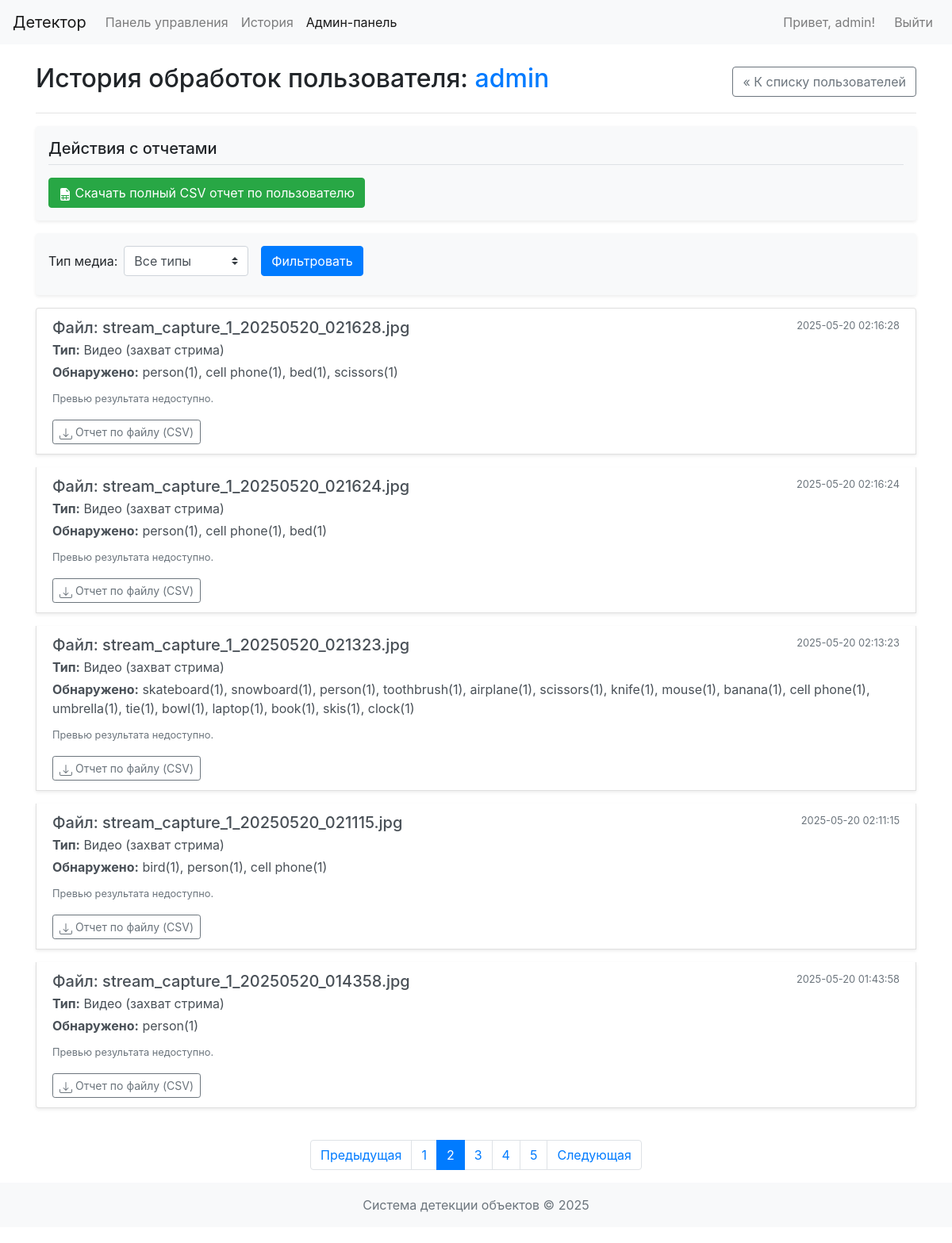
The page /admin/user_history/1?page=2 (signed in) on the database its author committed.
### app/models.py (models this page shows, shortened)
class User(db.Model):
    __tablename__ = 'users'
    id = db.Column(db.Integer, primary_key=True)
    username = db.Column(db.String(80), unique=True, nullable=False)
    password_hash = db.Column(db.String(128), nullable=False)
    created_at = db.Column(db.DateTime, nullable=False, default=datetime.utcnow)
    is_admin = db.Column(db.Boolean, nullable=False, default=False)
    media_files = db.relationship('Media', backref='uploader', lazy=True)
    logs = db.relationship('Log', backref='user_event', lazy=True)

class Media(db.Model):
    __tablename__ = 'media'
    id = db.Column(db.Integer, primary_key=True)
    filename = db.Column(db.String(200), nullable=False) # Original uploaded name or generated stream video name
    file_path = db.Column(db.String(300), nullable=False) # Path to the primary file (original or stream video)
    upload_time = db.Column(db.DateTime, nullable=False, default=datetime.utcnow)
    media_type = db.Column(db.String(50), nullable=False) # 'image', 'video' (uploaded), 'stream_capture' (now a video)
    user_id = db.Column(db.Integer, db.ForeignKey('users.id'), nullable=False)
    detections = db.relationship('Detection', backref='media_source', lazy=True, cascade="all, delete-orphan")
    @property
    def media_type_rus(self):
        if self.media_type == 'image':
            return 'Изображение'
        elif self.media_type == 'video': # Uploaded video, processed into another video
            return 'Видео (загруженное)'
        elif self.media_type == 'stream_capture': # Live stream recorded as video
            return 'Видео (захват стрима)'
        return self.media_type

### app/routes.py (the view, shortened to what this page needs)
@main_bp.route('/admin/user_history/<int:user_id>')
@admin_required
def admin_user_history(user_id):
    target_user = User.query.get_or_404(user_id)
    page = request.args.get('page', 1, type=int);
    user_media_q = Media.query.filter_by(user_id=target_user.id)
    media_type_f = request.args.get('media_type')
    if media_type_f: user_media_q = user_media_q.filter(Media.media_type == media_type_f)
    pagination = user_media_q.order_by(Media.upload_time.desc()).paginate(page=page, per_page=5, error_out=False)
    items = []  # Копируем логику из history_page
    for m_item in pagination.items:
        summary = {};
        preview_img = None;
        assoc_vid = None
        if m_item.media_type == 'image':
            for d in m_item.detections: summary[d.object_class] = summary.get(d.object_class, 0) + 1
            fn = next((d.result_frame_filename for d in m_item.detections if
                       d.result_frame_filename and d.result_frame_filename.startswith("result_img_")), None)
            if not fn and m_item.filename: fn = f"result_img_{m_item.filename}"
            if fn and os.path.exists(os.path.join(current_app.config['UPLOAD_FOLDER'], fn)): preview_img = fn
        elif m_item.media_type == 'stream_capture':
            assoc_vid = m_item.filename
            if not os.path.exists(os.path.join(current_app.config['UPLOAD_FOLDER'], assoc_vid)): assoc_vid = None
            for d in m_item.detections: summary[d.object_class] = summary.get(d.object_class, 0) + 1
        items.append({'media': m_item, 'detections_summary_str': (
            ", ".join([f"{k}({v})" for k, v in summary.items()]) if summary else "Объекты не найдены"),
                      'preview_image_file': preview_img, 'associated_video_file': assoc_vid})
    return render_template('admin/user_history_page.html', target_user=target_user, media_items=items,
                           pagination=pagination, current_media_type_filter=media_type_f)

### app/routes.py (called while the page is built)
def admin_required(f):
    @wraps(f)
    def decorated_function(*args, **kwargs):
        if 'user_id' not in session:
            flash('Пожалуйста, войдите в систему.', 'warning')
            return redirect(url_for('main.login'))
        user = User.query.get(session['user_id'])
        if not user or not user.is_admin: abort(403)
        return f(*args, **kwargs)
    return decorated_function

### app/templates/admin/user_history_page.html (shortened to what this page needs)
{% extends "base.html" %}
{% block content %}
<div class="d-flex justify-content-between align-items-center">
    <h2>История обработок пользователя: <span class="text-primary">{{ target_user.username }}</span></h2>
    <a href="{{ url_for('main.admin_dashboard') }}" class="btn btn-outline-secondary">« К списку пользователей</a>
</div>
<hr>
<div class="my-3 p-3 bg-light rounded shadow-sm">
    <h5 class="border-bottom border-gray pb-2 mb-3">Действия с отчетами</h5>
    <a href="{{ url_for('main.admin_download_user_report', user_id=target_user.id) }}" class="btn btn-success">
        Скачать полный CSV отчет по пользователю
    </a>
</div>
<form method="GET" action="{{ url_for('main.admin_user_history', user_id=target_user.id) }}" class="form-inline mb-3 p-3 bg-light rounded shadow-sm">
    <div class="form-group mr-sm-3 mb-2">
        <label for="media_type_filter" class="mr-2">Тип медиа:</label>
        <select name="media_type" id="media_type_filter" class="form-control custom-select">
            <option value="">Все типы</option>
        </select>
    </div>
    <button type="submit" class="btn btn-primary mb-2">Фильтровать</button>
</form>
{% if not media_items and (not pagination or not pagination.items) %}
<div class="alert alert-info" role="alert">
    У пользователя {{ target_user.username }} нет обработанных файлов, соответствующих фильтру.
</div>
{% else %}
<div class="list-group">
    {% for item_data in media_items %}
    <div class="list-group-item list-group-item-action flex-column align-items-start mb-3 shadow-sm">
        <div class="d-flex w-100 justify-content-between">
            <h5 class="mb-1">
                Файл: {{ item_data.media.filename if item_data.media.filename else "Запись стрима без имени файла" }}
            </h5>
            <small class="text-muted">{{ item_data.media.upload_time.strftime('%Y-%m-%d %H:%M:%S') }}</small>
        </div>
        <p class="mb-1"><span class="font-weight-bold">Тип:</span> {{ item_data.media.media_type_rus if item_data.media.media_type_rus else item_data.media.media_type }}</p>
        <p class="mb-1"><span class="font-weight-bold">Обнаружено:</span> {{ item_data.detections_summary_str }}</p>
        {% if item_data.first_result_frame %}
        <div class="mt-2">
            <a href="{{ url_for('main.results_file', filename=item_data.first_result_frame) }}" target="_blank" title="Открыть результат">
                <img src="{{ url_for('main.results_file', filename=item_data.first_result_frame) }}" alt="Результат обработки" class="img-thumbnail" style="max-height: 150px; max-width: 200px;">
            </a>
        </div>
        {% elif item_data.is_stream_capture %}
         <p class="mt-2"><small class="text-muted">Предпросмотр кадра для этой записи стрима недоступен.</small></p>
        {% else %}
        <p class="mt-2"><small class="text-muted">Превью результата недоступно.</small></p>
        {% endif %}
        <div class="mt-2">
             <a href="{{ url_for('main.download_media_report', media_id=item_data.media.id) }}" class="btn btn-sm btn-outline-secondary">
                Отчет по файлу (CSV)
            </a>
        </div>
    </div>
    {% endfor %}
</div>
{% if pagination and pagination.pages > 1 %}
<nav aria-label="Page navigation" class="mt-4">
    <ul class="pagination justify-content-center">
        {% set base_url_params = {'user_id': target_user.id} %}
        {% if current_media_type_filter %}
            {% set _ = base_url_params.update({'media_type': current_media_type_filter}) %}
        {% endif %}
        {% if pagination.has_prev %}
        <li class="page-item"><a class="page-link" href="{{ url_for('main.admin_user_history', page=pagination.prev_num, **base_url_params) }}">Предыдущая</a></li>
        {% else %}
        <li class="page-item disabled"><span class="page-link">Предыдущая</span></li>
        {% endif %}
        {% for page_num in pagination.iter_pages(left_edge=1, right_edge=1, left_current=1, right_current=2) %}
            {% if page_num %}
                {% if pagination.page == page_num %}
                <li class="page-item active"><span class="page-link">{{ page_num }}</span></li>
                {% else %}
                <li class="page-item"><a class="page-link" href="{{ url_for('main.admin_user_history', page=page_num, **base_url_params) }}">{{ page_num }}</a></li>
                {% endif %}
            {% else %}
            <li class="page-item disabled"><span class="page-link">...</span></li>
            {% endif %}
        {% endfor %}
        {% if pagination.has_next %}
        <li class="page-item"><a class="page-link" href="{{ url_for('main.admin_user_history', page=pagination.next_num, **base_url_params) }}">Следующая</a></li>
        {% else %}
        <li class="page-item disabled"><span class="page-link">Следующая</span></li>
        {% endif %}
    </ul>
</nav>
{% endif %}
{% endif %}
{% endblock %}

### app/templates/base.html (shortened to what this page needs)
<!DOCTYPE html>
<html lang="ru">
<head>
    <link rel="stylesheet" href="https://stackpath.bootstrapcdn.com/bootstrap/4.5.2/css/bootstrap.min.css">
    <link rel="stylesheet" href="{{ url_for('static', filename='css/style.css') }}">
</head>
<body>
    <nav class="navbar navbar-expand-lg navbar-light bg-light">
        <a class="navbar-brand" href="{{ url_for('main.welcome') }}">Детектор</a>
        <div class="collapse navbar-collapse" id="navbarNav">
            <ul class="navbar-nav mr-auto">
                {% if 'user_id' in session %}
                <li class="nav-item {% if request.endpoint == 'main.dashboard' %}active{% endif %}">
                    <a class="nav-link" href="{{ url_for('main.dashboard') }}">Панель управления</a>
                </li>
                <li class="nav-item {% if request.endpoint == 'main.history_page' %}active{% endif %}">
                    <a class="nav-link" href="{{ url_for('main.history_page') }}">История</a>
                </li>
                {% if session.get('is_admin') %}
                <li class="nav-item {% if request.endpoint.startswith('main.admin_') %}active{% endif %}">
                    <a class="nav-link" href="{{ url_for('main.admin_dashboard') }}">Админ-панель</a>
                </li>
                {% endif %}
                {% endif %}
            </ul>
            <ul class="navbar-nav">
                {% if 'user_id' in session %}
                    <li class="nav-item">
                        <span class="navbar-text mr-3">Привет, {{ session.username }}!</span>
                    </li>
                    <li class="nav-item">
                        <a class="nav-link" href="{{ url_for('main.logout') }}">Выйти</a>
                    </li>
                {% endif %}
            </ul>
        </div>
    </nav>
    <div class="container mt-4">
        {% block content %}{% endblock %}
    </div>
    <footer class="footer mt-auto py-3 bg-light">
        <div class="container text-center">
            <span class="text-muted">Система детекции объектов © {{ now.year }}</span>
        </div>
    </footer>
</body>
</html>

### static/css/style.css (style rules this page uses)
body { padding-bottom: 20px; }

### rows shown on the page
User: username "admin"
Media: media "stream_capture_1_20250520_021628.jpg", media.upload_time "2025-05-20 02:16:28", media "Видео (захват стрима)"
Media: media "stream_capture_1_20250520_021624.jpg", media.upload_time "2025-05-20 02:16:24", media "Видео (захват стрима)"
Media: media "stream_capture_1_20250520_021323.jpg", media.upload_time "2025-05-20 02:13:23", media "Видео (захват стрима)"
Media: media "stream_capture_1_20250520_021115.jpg", media.upload_time "2025-05-20 02:11:15", media "Видео (захват стрима)"
Media: media "stream_capture_1_20250520_014358.jpg", media.upload_time "2025-05-20 01:43:58", media "Видео (захват стрима)"

### other values the page prints
{{ item_data.detections_summary_str }} "person(1), cell phone(1), bed(1), scissors(1)" "person(1), cell phone(1), bed(1)" "skateboard(1), snowboard(1), person(1), toothbrush(1), airplane(1), scissors(1), knife(1), mouse(1), banana(1), cell phone(1), umbrella(1), tie(1), bowl(1), laptop(1), book(1), skis(1), clock(1)" "bird(1), person(1), cell phone(1)" "person(1)"
{{ page_num }} "1" "3" "4" "5"
{{ page_num }} "2"
